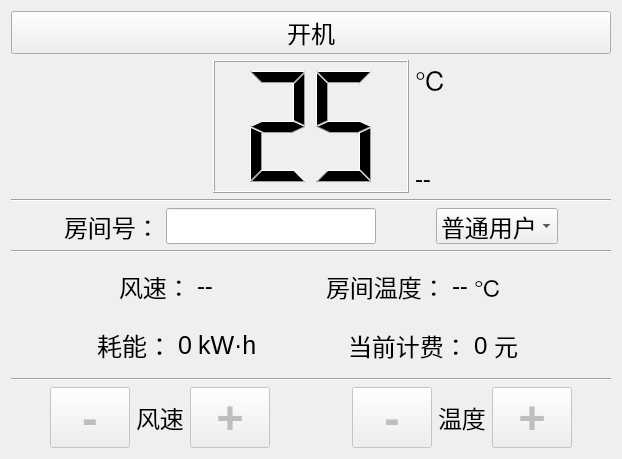
<?xml version="1.0" encoding="UTF-8"?>
<ui version="4.0">
 <class>Form</class>
 <widget class="QWidget" name="Form">
  <property name="geometry">
   <rect>
    <x>0</x>
    <y>0</y>
    <width>622</width>
    <height>459</height>
   </rect>
  </property>
  <property name="windowTitle">
   <string>从控机</string>
  </property>
  <layout class="QVBoxLayout" name="verticalLayout">
   <item>
    <layout class="QHBoxLayout" name="horizontalLayout_12">
     <property name="spacing">
      <number>6</number>
     </property>
     <property name="leftMargin">
      <number>0</number>
     </property>
     <property name="topMargin">
      <number>0</number>
     </property>
     <item>
      <widget class="QPushButton" name="btClose">
       <property name="baseSize">
        <size>
         <width>0</width>
         <height>0</height>
        </size>
       </property>
       <property name="font">
        <font>
         <pointsize>18</pointsize>
        </font>
       </property>
       <property name="text">
        <string>开机</string>
       </property>
      </widget>
     </item>
    </layout>
   </item>
   <item>
    <layout class="QGridLayout" name="gridLayout">
     <item row="0" column="1" rowspan="6">
      <widget class="QLCDNumber" name="lcd_setTemp">
       <property name="font">
        <font>
         <underline>false</underline>
        </font>
       </property>
       <property name="frameShape">
        <enum>QFrame::Box</enum>
       </property>
       <property name="frameShadow">
        <enum>QFrame::Raised</enum>
       </property>
       <property name="lineWidth">
        <number>1</number>
       </property>
       <property name="midLineWidth">
        <number>0</number>
       </property>
       <property name="smallDecimalPoint">
        <bool>false</bool>
       </property>
       <property name="digitCount">
        <number>2</number>
       </property>
       <property name="mode">
        <enum>QLCDNumber::Dec</enum>
       </property>
       <property name="segmentStyle">
        <enum>QLCDNumber::Filled</enum>
       </property>
       <property name="value" stdset="0">
        <double>25.000000000000000</double>
       </property>
       <property name="intValue" stdset="0">
        <number>25</number>
       </property>
      </widget>
     </item>
     <item row="0" column="2">
      <widget class="QLabel" name="label">
       <property name="font">
        <font>
         <pointsize>20</pointsize>
        </font>
       </property>
       <property name="text">
        <string>℃</string>
       </property>
      </widget>
     </item>
     <item row="5" column="2">
      <widget class="QLabel" name="label_mode">
       <property name="font">
        <font>
         <pointsize>18</pointsize>
        </font>
       </property>
       <property name="text">
        <string>--</string>
       </property>
      </widget>
     </item>
     <item row="3" column="0">
      <widget class="QLabel" name="label_10">
       <property name="text">
        <string/>
       </property>
      </widget>
     </item>
     <item row="0" column="0" rowspan="3">
      <widget class="QLabel" name="label_18">
       <property name="text">
        <string/>
       </property>
      </widget>
     </item>
     <item row="5" column="0">
      <widget class="QLabel" name="label_12">
       <property name="text">
        <string/>
       </property>
      </widget>
     </item>
     <item row="1" column="2" rowspan="2">
      <widget class="QLabel" name="label_8">
       <property name="text">
        <string/>
       </property>
      </widget>
     </item>
     <item row="3" column="2">
      <widget class="QLabel" name="label_5">
       <property name="text">
        <string/>
       </property>
      </widget>
     </item>
     <item row="4" column="0">
      <widget class="QLabel" name="label_17">
       <property name="text">
        <string/>
       </property>
      </widget>
     </item>
    </layout>
   </item>
   <item>
    <widget class="Line" name="line_2">
     <property name="orientation">
      <enum>Qt::Horizontal</enum>
     </property>
    </widget>
   </item>
   <item>
    <layout class="QHBoxLayout" name="horizontalLayout_3">
     <item>
      <spacer name="horizontalSpacer_5">
       <property name="orientation">
        <enum>Qt::Horizontal</enum>
       </property>
       <property name="sizeType">
        <enum>QSizePolicy::Expanding</enum>
       </property>
       <property name="sizeHint" stdset="0">
        <size>
         <width>43</width>
         <height>20</height>
        </size>
       </property>
      </spacer>
     </item>
     <item>
      <widget class="QLabel" name="label_9">
       <property name="font">
        <font>
         <pointsize>18</pointsize>
        </font>
       </property>
       <property name="text">
        <string>房间号：</string>
       </property>
      </widget>
     </item>
     <item>
      <widget class="QLineEdit" name="leRoomId">
       <property name="font">
        <font>
         <pointsize>18</pointsize>
        </font>
       </property>
      </widget>
     </item>
     <item>
      <spacer name="horizontalSpacer_12">
       <property name="orientation">
        <enum>Qt::Horizontal</enum>
       </property>
       <property name="sizeHint" stdset="0">
        <size>
         <width>40</width>
         <height>20</height>
        </size>
       </property>
      </spacer>
     </item>
     <item>
      <widget class="QComboBox" name="cb_userLevel">
       <property name="font">
        <font>
         <pointsize>18</pointsize>
        </font>
       </property>
       <item>
        <property name="text">
         <string>普通用户</string>
        </property>
       </item>
       <item>
        <property name="text">
         <string>VIP</string>
        </property>
       </item>
      </widget>
     </item>
     <item>
      <spacer name="horizontalSpacer_11">
       <property name="orientation">
        <enum>Qt::Horizontal</enum>
       </property>
       <property name="sizeHint" stdset="0">
        <size>
         <width>40</width>
         <height>20</height>
        </size>
       </property>
      </spacer>
     </item>
    </layout>
   </item>
   <item>
    <widget class="Line" name="line">
     <property name="orientation">
      <enum>Qt::Horizontal</enum>
     </property>
    </widget>
   </item>
   <item>
    <layout class="QHBoxLayout" name="horizontalLayout_9">
     <property name="spacing">
      <number>6</number>
     </property>
     <item>
      <spacer name="horizontalSpacer_4">
       <property name="orientation">
        <enum>Qt::Horizontal</enum>
       </property>
       <property name="sizeHint" stdset="0">
        <size>
         <width>40</width>
         <height>20</height>
        </size>
       </property>
      </spacer>
     </item>
     <item>
      <layout class="QHBoxLayout" name="horizontalLayout">
       <item>
        <widget class="QLabel" name="label_7">
         <property name="font">
          <font>
           <pointsize>18</pointsize>
          </font>
         </property>
         <property name="text">
          <string>风速：</string>
         </property>
         <property name="margin">
          <number>1</number>
         </property>
        </widget>
       </item>
       <item>
        <widget class="QLabel" name="label_windSpeed">
         <property name="font">
          <font>
           <pointsize>18</pointsize>
          </font>
         </property>
         <property name="text">
          <string>--</string>
         </property>
         <property name="margin">
          <number>18</number>
         </property>
        </widget>
       </item>
      </layout>
     </item>
     <item>
      <spacer name="horizontalSpacer_2">
       <property name="orientation">
        <enum>Qt::Horizontal</enum>
       </property>
       <property name="sizeHint" stdset="0">
        <size>
         <width>40</width>
         <height>20</height>
        </size>
       </property>
      </spacer>
     </item>
     <item>
      <layout class="QHBoxLayout" name="horizontalLayout_2">
       <item>
        <widget class="QLabel" name="label_4">
         <property name="font">
          <font>
           <pointsize>18</pointsize>
          </font>
         </property>
         <property name="text">
          <string>房间温度：</string>
         </property>
        </widget>
       </item>
       <item>
        <widget class="QLabel" name="label_roomTemp">
         <property name="font">
          <font>
           <pointsize>18</pointsize>
          </font>
         </property>
         <property name="text">
          <string>--</string>
         </property>
        </widget>
       </item>
       <item>
        <widget class="QLabel" name="label_6">
         <property name="font">
          <font>
           <pointsize>18</pointsize>
          </font>
         </property>
         <property name="text">
          <string>℃</string>
         </property>
        </widget>
       </item>
      </layout>
     </item>
     <item>
      <spacer name="horizontalSpacer_6">
       <property name="orientation">
        <enum>Qt::Horizontal</enum>
       </property>
       <property name="sizeHint" stdset="0">
        <size>
         <width>40</width>
         <height>20</height>
        </size>
       </property>
      </spacer>
     </item>
    </layout>
   </item>
   <item>
    <layout class="QHBoxLayout" name="horizontalLayout_10">
     <item>
      <spacer name="horizontalSpacer_7">
       <property name="orientation">
        <enum>Qt::Horizontal</enum>
       </property>
       <property name="sizeHint" stdset="0">
        <size>
         <width>40</width>
         <height>20</height>
        </size>
       </property>
      </spacer>
     </item>
     <item>
      <layout class="QHBoxLayout" name="horizontalLayout_7">
       <item>
        <widget class="QLabel" name="label_14">
         <property name="font">
          <font>
           <pointsize>19</pointsize>
          </font>
         </property>
         <property name="text">
          <string>耗能：</string>
         </property>
        </widget>
       </item>
       <item>
        <widget class="QLabel" name="label_energy">
         <property name="font">
          <font>
           <pointsize>19</pointsize>
          </font>
         </property>
         <property name="text">
          <string>0</string>
         </property>
        </widget>
       </item>
       <item>
        <widget class="QLabel" name="label_16">
         <property name="font">
          <font>
           <pointsize>19</pointsize>
          </font>
         </property>
         <property name="text">
          <string>kW·h</string>
         </property>
        </widget>
       </item>
      </layout>
     </item>
     <item>
      <spacer name="horizontalSpacer_3">
       <property name="orientation">
        <enum>Qt::Horizontal</enum>
       </property>
       <property name="sizeHint" stdset="0">
        <size>
         <width>40</width>
         <height>20</height>
        </size>
       </property>
      </spacer>
     </item>
     <item>
      <layout class="QHBoxLayout" name="horizontalLayout_4">
       <item>
        <widget class="QLabel" name="label_11">
         <property name="font">
          <font>
           <pointsize>18</pointsize>
          </font>
         </property>
         <property name="text">
          <string>当前计费：</string>
         </property>
        </widget>
       </item>
       <item>
        <widget class="QLabel" name="label_money">
         <property name="font">
          <font>
           <pointsize>18</pointsize>
          </font>
         </property>
         <property name="text">
          <string>0</string>
         </property>
        </widget>
       </item>
       <item>
        <widget class="QLabel" name="label_13">
         <property name="font">
          <font>
           <pointsize>18</pointsize>
          </font>
         </property>
         <property name="text">
          <string>元 </string>
         </property>
        </widget>
       </item>
      </layout>
     </item>
     <item>
      <spacer name="horizontalSpacer_8">
       <property name="orientation">
        <enum>Qt::Horizontal</enum>
       </property>
       <property name="sizeHint" stdset="0">
        <size>
         <width>40</width>
         <height>20</height>
        </size>
       </property>
      </spacer>
     </item>
    </layout>
   </item>
   <item>
    <widget class="Line" name="line_3">
     <property name="orientation">
      <enum>Qt::Horizontal</enum>
     </property>
    </widget>
   </item>
   <item>
    <layout class="QHBoxLayout" name="horizontalLayout_11">
     <item>
      <spacer name="horizontalSpacer_9">
       <property name="orientation">
        <enum>Qt::Horizontal</enum>
       </property>
       <property name="sizeHint" stdset="0">
        <size>
         <width>40</width>
         <height>20</height>
        </size>
       </property>
      </spacer>
     </item>
     <item>
      <layout class="QHBoxLayout" name="horizontalLayout_5">
       <item>
        <widget class="QPushButton" name="btWindSpeedDown">
         <property name="enabled">
          <bool>false</bool>
         </property>
         <property name="font">
          <font>
           <pointsize>35</pointsize>
           <weight>75</weight>
           <bold>true</bold>
          </font>
         </property>
         <property name="text">
          <string>-</string>
         </property>
        </widget>
       </item>
       <item>
        <widget class="QLabel" name="label_2">
         <property name="font">
          <font>
           <pointsize>18</pointsize>
          </font>
         </property>
         <property name="text">
          <string>风速</string>
         </property>
        </widget>
       </item>
       <item>
        <widget class="QPushButton" name="btWindSpeedUp">
         <property name="enabled">
          <bool>false</bool>
         </property>
         <property name="font">
          <font>
           <pointsize>35</pointsize>
           <weight>75</weight>
           <bold>true</bold>
          </font>
         </property>
         <property name="text">
          <string>+</string>
         </property>
        </widget>
       </item>
      </layout>
     </item>
     <item>
      <spacer name="horizontalSpacer">
       <property name="orientation">
        <enum>Qt::Horizontal</enum>
       </property>
       <property name="sizeHint" stdset="0">
        <size>
         <width>78</width>
         <height>20</height>
        </size>
       </property>
      </spacer>
     </item>
     <item>
      <layout class="QHBoxLayout" name="horizontalLayout_6">
       <item>
        <widget class="QPushButton" name="btSetTempDown">
         <property name="enabled">
          <bool>false</bool>
         </property>
         <property name="font">
          <font>
           <pointsize>35</pointsize>
           <weight>75</weight>
           <bold>true</bold>
          </font>
         </property>
         <property name="text">
          <string>-</string>
         </property>
        </widget>
       </item>
       <item>
        <widget class="QLabel" name="label_3">
         <property name="font">
          <font>
           <pointsize>18</pointsize>
          </font>
         </property>
         <property name="text">
          <string>温度</string>
         </property>
        </widget>
       </item>
       <item>
        <widget class="QPushButton" name="btSetTempUp">
         <property name="enabled">
          <bool>false</bool>
         </property>
         <property name="font">
          <font>
           <pointsize>35</pointsize>
           <weight>75</weight>
           <bold>true</bold>
          </font>
         </property>
         <property name="text">
          <string>+</string>
         </property>
         <property name="checkable">
          <bool>false</bool>
         </property>
         <property name="checked">
          <bool>false</bool>
         </property>
         <property name="autoDefault">
          <bool>false</bool>
         </property>
         <property name="default">
          <bool>false</bool>
         </property>
         <property name="flat">
          <bool>false</bool>
         </property>
        </widget>
       </item>
      </layout>
     </item>
     <item>
      <spacer name="horizontalSpacer_10">
       <property name="orientation">
        <enum>Qt::Horizontal</enum>
       </property>
       <property name="sizeHint" stdset="0">
        <size>
         <width>40</width>
         <height>20</height>
        </size>
       </property>
      </spacer>
     </item>
    </layout>
   </item>
  </layout>
 </widget>
 <resources/>
 <connections/>
</ui>
